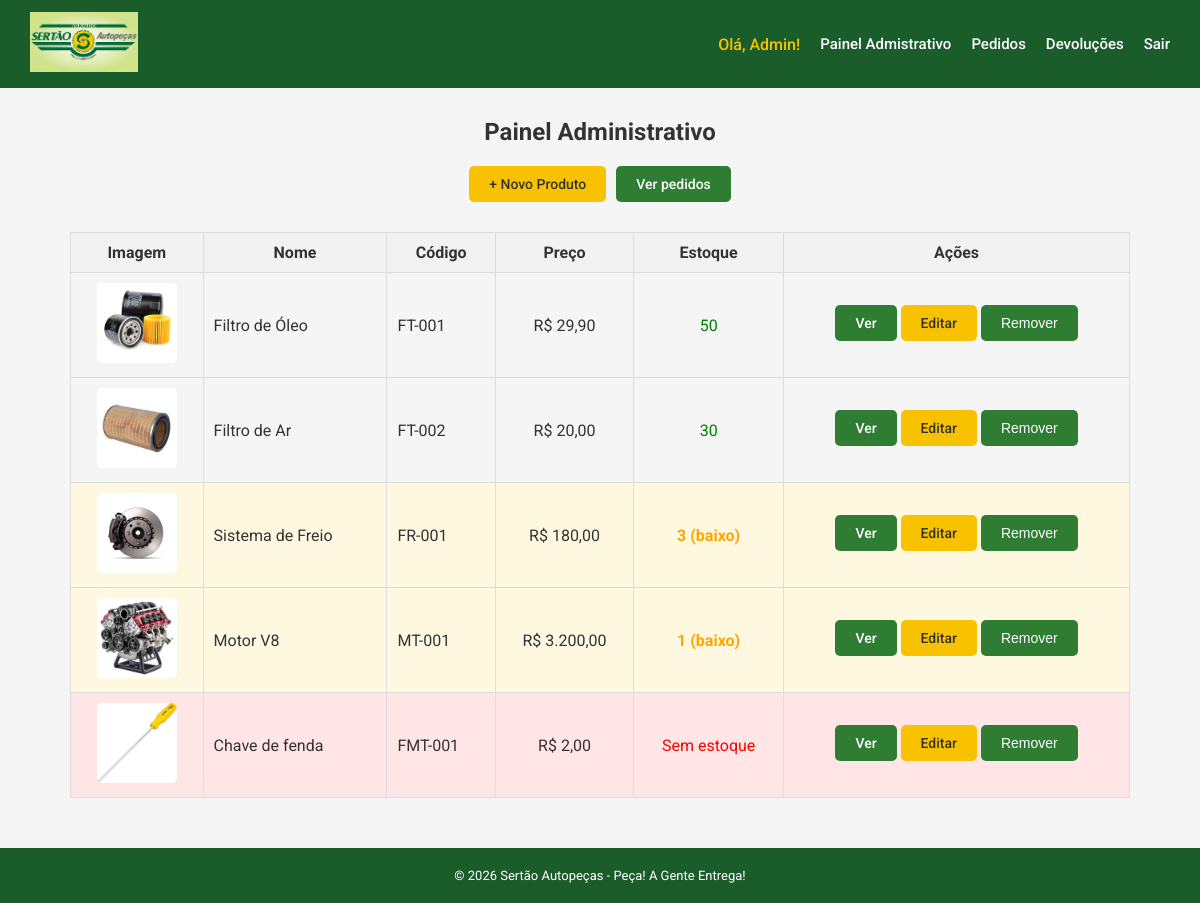
Before: /admin (signed in) with the older database file.
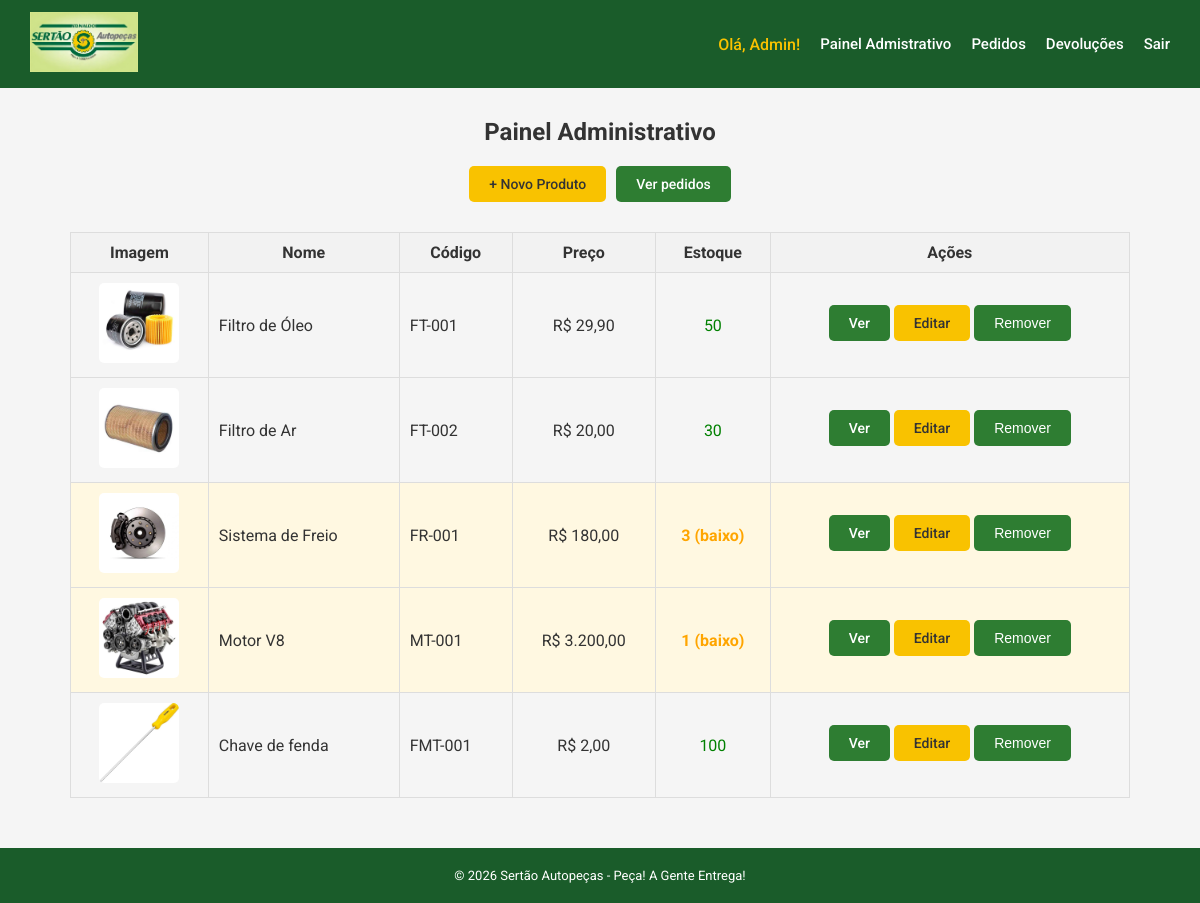
After: the same page with the newer database file.
### app/models.py (models this page shows)
class Usuario(UserMixin, db.Model):
    id = db.Column(db.Integer, primary_key=True)
    nome = db.Column(db.String(100), nullable=False)
    email = db.Column(db.String(100), nullable=False, unique=True)
    senha = db.Column(db.String(100), nullable=False)
    perfil = db.Column(db.String(100), nullable=False)
    endereco = db.Column(db.String(200), nullable=True)
    cidade = db.Column(db.String(100), nullable=True)
    estado = db.Column(db.String(2), nullable=True)
    cep = db.Column(db.String(9), nullable=True)

class Produto(db.Model):
    id = db.Column(db.Integer, primary_key=True)
    nome = db.Column(db.String(100), nullable=False)
    codigo = db.Column(db.String(100), nullable=False, unique=True)
    categoria = db.Column(db.String(100), nullable=False)
    preco = db.Column(db.Float, nullable=False)
    quantidade = db.Column(db.Integer, nullable=False)
    imagem = db.Column(db.String(200), nullable=True)

### app/routes/admin.py (the view)
@admin.route('/admin')
@login_required
def painel_admin():
    if current_user.perfil != 'ADMIN':
        return redirect('/loja')
    produtos = Produto.query.all()
    return render_template('admin/inventario.html', produtos=produtos)

### app/models.py (called while the page is built)
@login_manager.user_loader
def load_user(user_id):
    return Usuario.query.get(int(user_id))

### app/templates/admin/inventario.html (shortened to what this page needs)
{% extends 'base.html' %}
{% block conteudo %}
<h2 style="text-align: center;">Painel Administrativo</h2>
<div style="margin-top: 20px; display: flex; justify-content: center; gap: 10px; flex-wrap: wrap;">
    <a href="/admin/produto/novo" class="btn btn-primary">
        + Novo Produto
    </a>
    <a href="/admin/pedidos" class="btn btn-secondary">
        Ver pedidos
    </a>
</div>
<table style="width: 100%; border-collapse: collapse; margin-top: 30px;">
    <thead>
        <tr style="background-color: #f2f2f2;">
            <th style="padding: 10px; border: 1px solid #ddd;">Imagem</th>
            <th style="padding: 10px; border: 1px solid #ddd;">Nome</th>
            <th style="padding: 10px; border: 1px solid #ddd;">Código</th>
            <th style="padding: 10px; border: 1px solid #ddd;">Preço</th>
            <th style="padding: 10px; border: 1px solid #ddd;">Estoque</th>
            <th style="padding: 10px; border: 1px solid #ddd;">Ações</th>
        </tr>
    </thead>
    <tbody>
    {% for produto in produtos %}
        <tr
            {% if produto.quantidade == 0 %}
                style="background-color: #ffe5e5;"
            {% elif produto.quantidade <= 5 %}
                 style="background-color: #fff8e1;"
            {% endif %}
            >
            <td style="padding: 10px; border: 1px solid #ddd; text-align: center;">
                {% if produto.imagem %}
                    <img src="/static/uploads/{{ produto.imagem }}"
                         style="width: 80px; height: 80px; object-fit: cover; border-radius: 5px;">
                {% else %}
                    <span>Sem imagem</span>
                {% endif %}
            </td>
            <td style="padding: 10px; border: 1px solid #ddd;">
                {{ produto.nome }}
            </td>
            <td style="padding: 10px; border: 1px solid #ddd;">
                {{ produto.codigo }}
            </td>
            <td style="padding: 10px; border: 1px solid #ddd; text-align: center;">
                R$ {{ produto.preco | moeda }}
            </td>
            <td style="padding: 10px; border: 1px solid #ddd; text-align: center;">
                {% if produto.quantidade > 0 %}
                    <span style="color: green;">
                        {% if produto.quantidade == 0 %}
                            <span style="color: red; font-weight: bold;">
                                Sem estoque
                            </span>
                        {% elif produto.quantidade <= 5 %}
                            <span style="color: orange; font-weight: bold;">
                                {{ produto.quantidade }} (baixo)
                            </span>
                        {% else %}
                            <span style="color: green;">
                                {{ produto.quantidade }}
                            </span>
                        {% endif %}
                    </span>
                {% else %}
                    <span style="color: red;">
                        Sem estoque
                    </span>
                {% endif %}
            </td>
            <td style="padding: 10px; border: 1px solid #ddd; text-align: center;">
                <a href="/produto/{{ produto.id }}"
                   class="btn btn-secondary"
                   style="margin-bottom: 5px; display: inline-block;">
                    Ver
                </a>
                <a href="/admin/produto/editar/{{ produto.id }}"
                   class="btn btn-primary"
                   style="margin-bottom: 5px; display: inline-block;">
                    Editar
                </a>
                <form action="/admin/produto/remover" method="POST" style="display: inline;">
                    <button type="submit" class="btn btn-secondary"
                            onclick="return confirm('Tem certeza que deseja remover este produto?')">
                        Remover
                    </button>
                </form>
            </td>
        </tr>
    {% endfor %}
    </tbody>
</table>
{% endblock %}

### app/templates/base.html (shortened to what this page needs)
<!DOCTYPE html>
<html lang="pt-BR">
<head>
</head>
<body>
<nav class="navbar">
    <a href="/loja">
        <img src="/static/logo.jpeg" alt="Sertão Autopeças">
    </a>
    <div class="navbar-links">
        {% if current_user.is_authenticated %}
            <span class="navbar-user">Olá, {{ current_user.nome }}!</span>
            {% if current_user.perfil == 'CLIENTE' %}
                <a href="/loja">Loja</a>
                <a href="/carrinho">Carrinho</a>
                <a href="/meus-pedidos">Meus Pedidos</a>
            {% else %}
                <a href="/admin">Painel Admistrativo</a>
                <a href="/admin/pedidos">Pedidos</a>
                <a href="/admin/devolucoes">Devoluções</a>
            {% endif %}
            <a href="/logout">Sair</a>
        {% else %}
            <a href="/loja">Loja</a>
            <a href="/login">Login</a>
            <a href="/cadastro">Cadastre-se</a>
        {% endif %}
    </div>
</nav>
<div class="container">
    {% block conteudo %}{% endblock %}
</div>
<footer class="footer">
    <p>© 2026 Sertão Autopeças - Peça! A Gente Entrega!</p>
</footer>
</body>
</html>

### app/templates/base.html (style rules this page uses)
* { margin: 0; padding: 0; box-sizing: border-box; }
body { font-family: 'Roboto', sans-serif; background-color: #f5f5f5; color: #333333; }
.navbar { background-color: #1a5c2a; padding: 12px 30px; display: flex; align-items: center; justify-content: space-between; }
.navbar img { height: 60px; }
.navbar-links { display: flex; align-items: center; gap: 20px; }
.navbar-links a { color: #ffffff; text-decoration: none; font-weight: 500; font-size: 15px; }
.navbar-user { color: #f9c200; font-weight: 500; }
.container { max-width: 1100px; margin: 30px auto; padding: 0 20px; }
.btn { display: inline-block; padding: 10px 20px; border: none; border-radius: 5px; cursor: pointer; font-size: 14px; font-weight: 500; text-decoration: none; }
.btn-primary { background-color: #f9c200; color: #333333; }
.btn-secondary { background-color: #2e7d32; color: white; }
.footer { background-color: #1a5c2a; color: #ffffff; text-align: center; padding: 20px; margin-top: 50px; font-size: 13px; }

Changed rows visible on the page:
changed Produto "Chave de fenda": quantidade (not shown) → "100"; no longer shows "Sem estoque"
